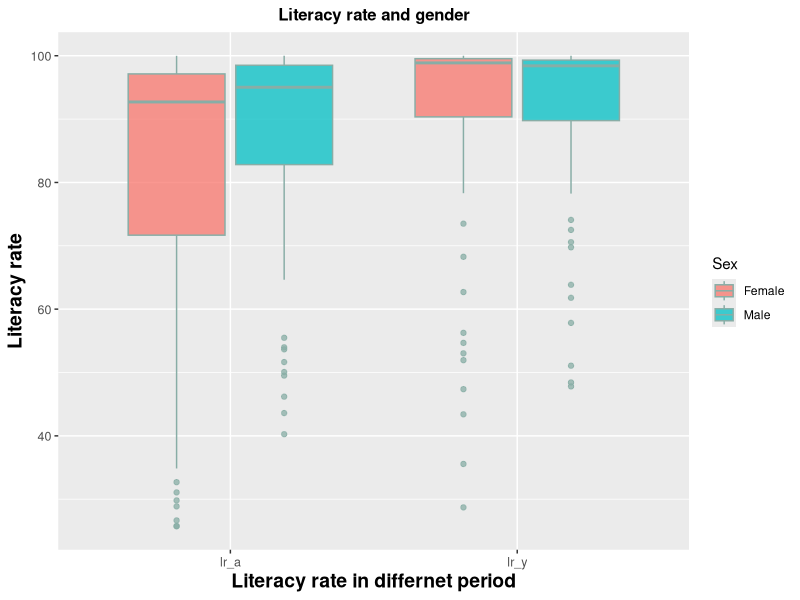
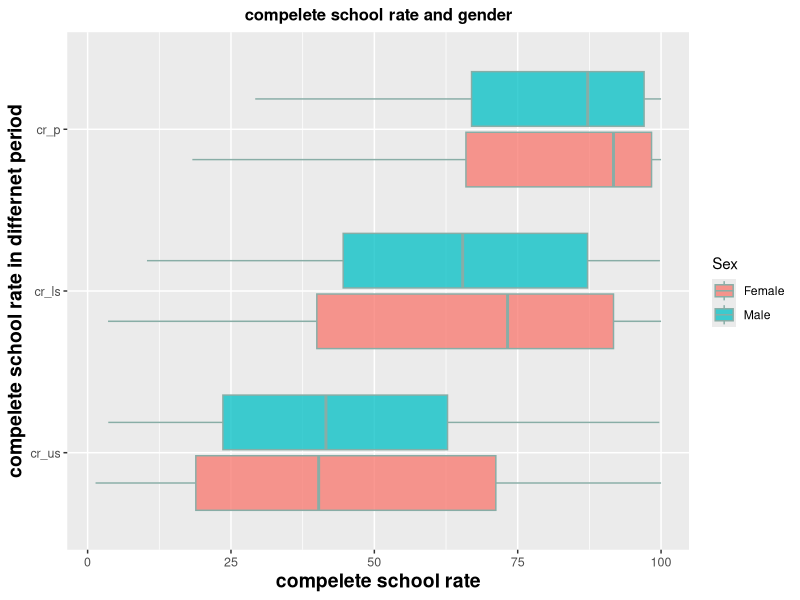
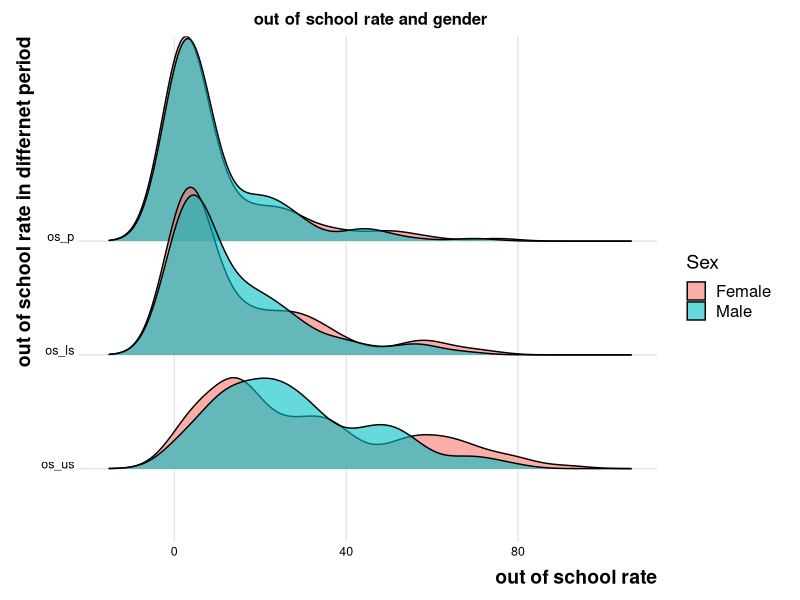
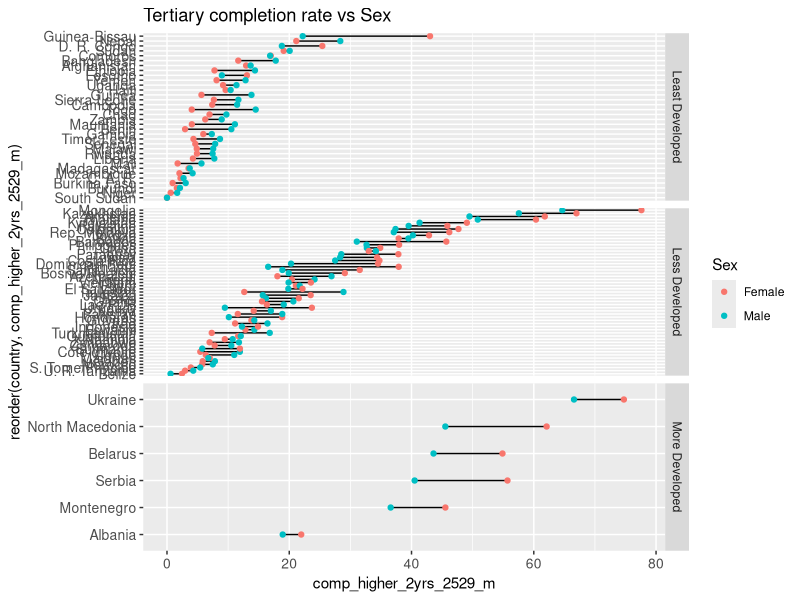
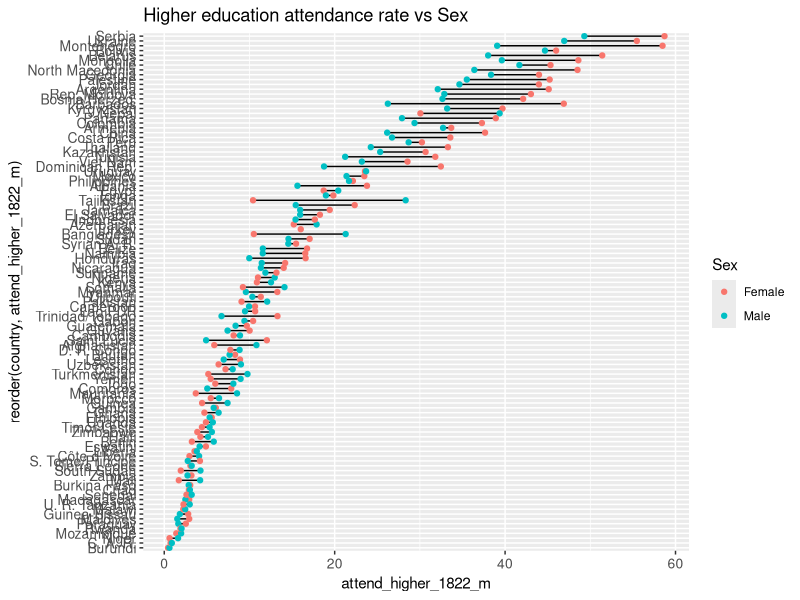
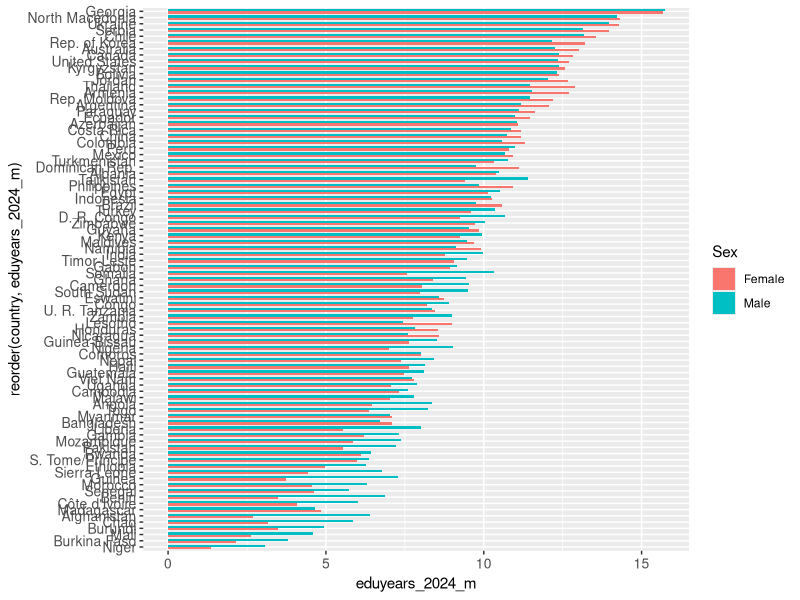

Write R code to recreate these figures, in order.
## ---- chunk 1
data_new<- read.csv(file = 'data_new.csv')
library(tidyr)
library(ggplot2)
library(ggridges)
library(tidyverse)
## ---- chunk 2
myData <- as.data.frame(data_new)
lr_a = subset(myData,lr_a!= "NA",lr_y!="NA")
noNA_1 <- pivot_longer(lr_a, cols=lr_a:lr_y, names_to = "lr", values_to = "lr_rate")
ggplot(noNA_1, aes(x = lr, y = lr_rate, fill = Sex))+
  geom_boxplot(color="#88ada6",
                 alpha=.75,
                 bins = 15)+
  labs(title="Literacy rate and gender",
       x = 'Literacy rate in differnet period',
       y = 'Literacy rate')+
  theme(plot.title = element_text(size = 12, face = "bold", hjust = 0.5),
        axis.text = element_text(size=9),
        axis.title = element_text(size=14, face="bold"))
## ---- chunk 3
cr = subset(myData,cr_p!= "NA",cr_ls!="NA")
noNA_2 <- pivot_longer(cr, cols=cr_p:cr_us, names_to = "cr_type", values_to = "c_rate")
ggplot(noNA_2, aes(x = cr_type, y = c_rate, fill = Sex))+
  geom_boxplot(color="#88ada6",
                 alpha=.75,
                 bins = 15)+
  scale_x_discrete(limits = c("cr_us","cr_ls","cr_p"))+
  labs(title="compelete school rate and gender",
       x = 'compelete school rate in differnet period',
       y = 'compelete school rate')+
  theme(plot.title = element_text(size = 12, face = "bold", hjust = 0.5),
        axis.text = element_text(size=9),
        axis.title = element_text(size=14, face="bold"))+
  coord_flip()
## ---- chunk 4
os = subset(myData,os_p!= "NA",os_us!="NA")
noNA_3 <- pivot_longer(os, cols=os_p:os_us, names_to = "os_type", values_to = "os_rate")
ggplot(noNA_3, aes(x = os_rate, y = os_type, fill = Sex))+
  geom_density_ridges(alpha = 0.6) +
  theme_ridges() +
  scale_y_discrete(limits = c("os_us","os_ls","os_p"))+
  labs(title="out of school rate and gender",
       x = 'out of school rate',
       y = 'out of school rate in differnet period')+
  theme(plot.title = element_text(size = 12, face = "bold", hjust = 0.5),
        axis.text = element_text(size=9),
        axis.title = element_text(size=14, face="bold"))
## ---- chunk 5
ggplot(data_new%>%filter(!is.na(comp_higher_2yrs_2529_m)), aes(comp_higher_2yrs_2529_m,reorder(country,comp_higher_2yrs_2529_m))) +
        geom_line(aes(group = country)) +
        geom_point(aes(color = Sex))+facet_grid(Development_Regions~ .,scales="free_y") +ggtitle("Tertiary completion rate vs Sex")+theme(axis.text=element_text(size=10))
## ---- chunk 6
ggplot(data_new%>%filter(!is.na(attend_higher_1822_m)), aes(attend_higher_1822_m,reorder(country,attend_higher_1822_m))) +
        geom_line(aes(group = country)) +
        geom_point(aes(color = Sex))+ggtitle("Higher education attendance rate vs Sex")+theme(axis.text=element_text(size=10))
## ---- chunk 7
ggplot(data_new%>%filter(!is.na(eduyears_2024_m)), aes(reorder(country,eduyears_2024_m),eduyears_2024_m,fill=Sex)) +
  geom_bar(position = "dodge", stat = "identity",width=0.7)+
  theme(axis.text=element_text(size=10))+coord_flip()
